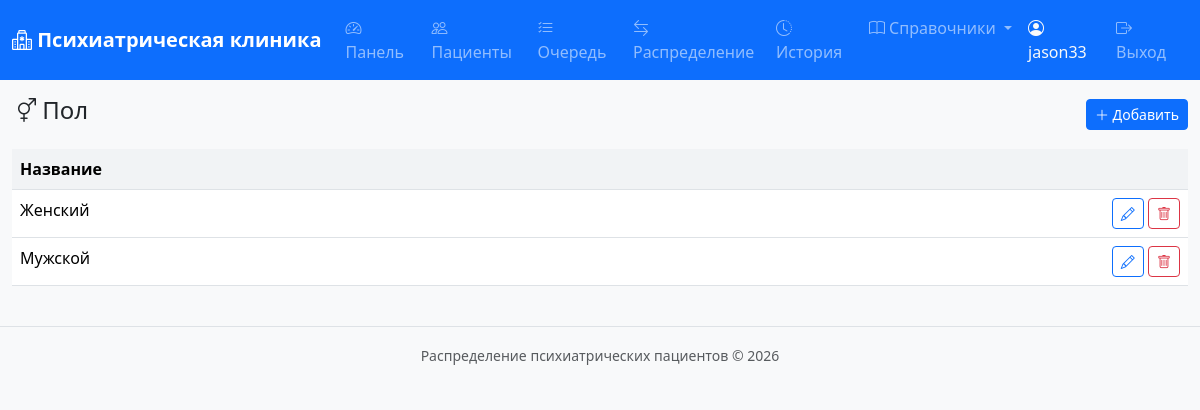
The page /references/gender/ (signed in) on the database its author committed.
### apps/accounts/models.py (models this page shows, shortened)
class User(AbstractUser):
    ROLE_CHOICES = [
        ('doctor', 'Врач приёмного отделения'),
        ('senior_nurse', 'Старшая медсестра'),
        ('admin', 'Администратор'),
    ]
    role = models.CharField(max_length=20, choices=ROLE_CHOICES, default='doctor', verbose_name='Роль')
    phone = models.CharField(max_length=20, blank=True, verbose_name='Телефон')
    class Meta:
        verbose_name = 'Пользователь'
        verbose_name_plural = 'Пользователи'

### apps/references/models.py (models this page shows, shortened)
class Gender(models.Model):
    name = models.CharField(max_length=20, unique=True, verbose_name='Название')
    class Meta:
        verbose_name = 'Пол'
        verbose_name_plural = 'Пол'
        ordering = ['name']

### apps/references/views.py (the view)
# urls.py: path('gender/', views.gender_list_view, name='gender_list'),
@login_required
def gender_list_view(request):
    items = Gender.objects.all()
    return render(request, 'references/gender_list.html', {'items': items})

### apps/references/templates/references/gender_list.html (shortened to what this page needs)
{% extends "base.html" %}
{% block content %}
<div class="d-flex justify-content-between align-items-center mt-3">
    <h4><i class="bi bi-gender-ambiguous"></i> Пол</h4>
    <a href="{% url 'references:gender_create' %}" class="btn btn-primary btn-sm">
        <i class="bi bi-plus-lg"></i> Добавить
    </a>
</div>
<div class="table-responsive mt-3">
    <table class="table table-hover">
        <thead><tr><th>Название</th><th></th></tr></thead>
        <tbody>
            {% for item in items %}
            <tr>
                <td>{{ item.name }}</td>
                <td class="text-end">
                    <a href="{% url 'references:gender_edit' pk=item.pk %}" class="btn btn-sm btn-outline-primary"><i class="bi bi-pencil"></i></a>
                    <a href="{% url 'references:gender_delete' pk=item.pk %}" class="btn btn-sm btn-outline-danger"><i class="bi bi-trash"></i></a>
                </td>
            </tr>
            {% empty %}
            <tr><td colspan="2" class="text-center text-muted">Нет данных</td></tr>
            {% endfor %}
        </tbody>
    </table>
</div>
{% endblock %}

### templates/base.html (shortened to what this page needs)
{% load static %}
<!DOCTYPE html>
<html lang="ru">
<head>
    <link href="https://cdn.jsdelivr.net/npm/bootstrap@5.3.3/dist/css/bootstrap.min.css" rel="stylesheet">
    <link href="https://cdn.jsdelivr.net/npm/bootstrap-icons@1.11.3/font/bootstrap-icons.min.css" rel="stylesheet">
    <link href="{% static 'css/style.css' %}" rel="stylesheet">
</head>
<body>
    <nav class="navbar navbar-expand-lg navbar-dark bg-primary">
        <div class="container-fluid">
            <a class="navbar-brand" href="{% url 'home' %}">
                <i class="bi bi-hospital"></i> Психиатрическая клиника
            </a>
            <div class="collapse navbar-collapse" id="navbarNav">
                <ul class="navbar-nav me-auto">
                    {% if user.is_authenticated %}
                    <li class="nav-item">
                        <a class="nav-link" href="{% url 'reports:dashboard' %}">
                            <i class="bi bi-speedometer2"></i> Панель
                        </a>
                    </li>
                    <li class="nav-item">
                        <a class="nav-link" href="{% url 'patients:list' %}">
                            <i class="bi bi-people"></i> Пациенты
                        </a>
                    </li>
                    <li class="nav-item">
                        <a class="nav-link" href="{% url 'distribution:queue' %}">
                            <i class="bi bi-list-check"></i> Очередь
                        </a>
                    </li>
                    <li class="nav-item">
                        <a class="nav-link" href="{% url 'distribution:manual_assign' %}">
                            <i class="bi bi-arrow-left-right"></i> Распределение
                        </a>
                    </li>
                    <li class="nav-item">
                        <a class="nav-link" href="{% url 'distribution:history' %}">
                            <i class="bi bi-clock-history"></i> История
                        </a>
                    </li>
                    <li class="nav-item dropdown">
                        <a class="nav-link dropdown-toggle" href="#" data-bs-toggle="dropdown">
                            <i class="bi bi-book"></i> Справочники
                        </a>
                    </li>
                    {% endif %}
                </ul>
                <ul class="navbar-nav">
                    {% if user.is_authenticated %}
                    <li class="nav-item">
                        <span class="nav-link text-light">
                            <i class="bi bi-person-circle"></i> {{ user.get_full_name|default:user.username }}
                        </span>
                    </li>
                    <li class="nav-item">
                        <a class="nav-link" href="{% url 'accounts:login' %}?logout=1">
                            <i class="bi bi-box-arrow-right"></i> Выход
                        </a>
                    </li>
                    {% else %}
                    <li class="nav-item">
                        <a class="nav-link" href="{% url 'accounts:login' %}">
                            <i class="bi bi-box-arrow-in-right"></i> Вход
                        </a>
                    </li>
                    {% endif %}
                </ul>
            </div>
        </div>
    </nav>
    <div class="container-fluid mt-3">
        {% block content %}{% endblock %}
    </div>
    <footer class="bg-light text-center text-muted py-3 mt-4 border-top">
        <small>Распределение психиатрических пациентов &copy; {% now "Y" %}</small>
    </footer>
</body>
</html>

### static/css/style.css (style rules this page uses)
body { font-family: 'Segoe UI', Tahoma, Geneva, Verdana, sans-serif; background-color: #f8f9fa; }
.navbar-brand { font-weight: 600; }
.table th { background-color: #f1f3f5; font-weight: 600; white-space: nowrap; }

### rows shown on the page
User: get_full_name "jason33"
Gender: name "Женский"
Gender: name "Мужской"
